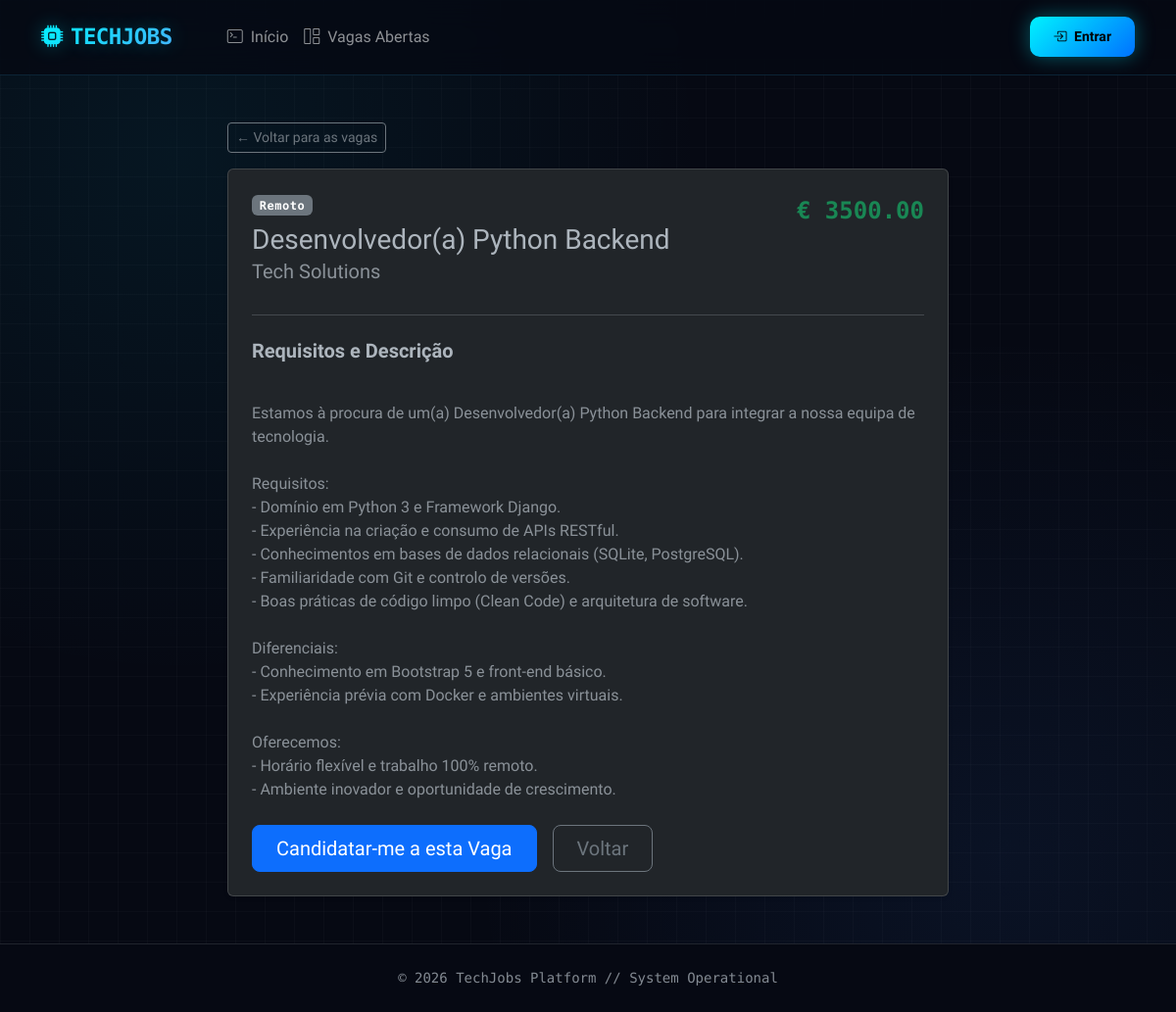
Screenshot of /vagas/2/ with the database file from the repository.
### app/models.py (models this page shows, shortened)
class Vaga(models.Model):
    MODALIDADE_CHOICES = [
        ('Remoto', 'Remoto'),
        ('Híbrido', 'Híbrido'),
        ('Presencial', 'Presencial'),
    ]
    titulo_vaga = models.CharField(max_length=200)
    empresa = models.CharField(max_length=150)
    modalidade = models.CharField(max_length=20, choices=MODALIDADE_CHOICES, default='Remoto')
    salario = models.DecimalField(max_digits=10, decimal_places=2)
    requisitos = models.TextField()
    ativa = models.BooleanField(default=True)

### app/views.py (the view)
# urls.py: path('vagas/<int:pk>/', views.detalhe_vaga, name='detalhe_vaga'), # Rota dinâmica
def detalhe_vaga(request, pk):
    vaga = get_object_or_404(Vaga, pk=pk)
    return render(request, 'app/detalhe_vaga.html', {'vaga': vaga})

### app/templates/app/detalhe_vaga.html
{% extends 'app/base.html' %}
{% block content %}
<div class="row justify-content-center">
    <div class="col-lg-8">
        <a href="{% url 'lista_vagas' %}" class="btn btn-outline-secondary btn-sm mb-3">
            &larr; Voltar para as vagas
        </a>
        <div class="card shadow-sm">
            <div class="card-body p-4">
                <div class="d-flex justify-content-between align-items-start mb-3">
                    <div>
                        <span class="badge bg-secondary mb-2">{{ vaga.modalidade }}</span>
                        <h2 class="card-title h3 mb-1">{{ vaga.titulo_vaga }}</h2>
                        <h5 class="text-muted fw-normal">{{ vaga.empresa }}</h5>
                    </div>
                    <span class="fs-4 fw-bold text-success">€ {{ vaga.salario }}</span>
                </div>
                <hr class="my-4">
                <div class="mb-4">
                    <h5 class="fw-bold mb-3">Requisitos e Descrição</h5>
                    <p class="card-text text-body-secondary style-description" style="white-space: pre-line;">
                        {{ vaga.requisitos }}
                    </p>
                </div>
                <div class="d-grid gap-2 d-md-flex justify-content-md-start">
                    <button class="btn btn-primary btn-lg px-4 me-md-2" onclick="alert('Candidatura enviada com sucesso!')">
                        Candidatar-me a esta Vaga
                    </button>
                    <a href="{% url 'lista_vagas' %}" class="btn btn-outline-secondary btn-lg px-4">
                        Voltar
                    </a>
                </div>
            </div>
        </div>
    </div>
</div>
{% endblock %}

### app/app/static/app/custom.css (style rules this page uses)
:root { --bg-dark: #060913; --card-bg: rgba(15, 23, 42, 0.75); --card-border: rgba(56, 189, 248, 0.15); --card-border-hover: rgba(56, 189, 248, 0.5); --accent-cyan: #06b6d4; --accent-blue: #3b82f6; --accent-neon: #00f2fe; --text-primary: #f8fafc; --text-secondary: #94a3b8; --font-mono: 'Fira Code', monospace; }
body { font-family: 'Plus Jakarta Sans', sans-serif; background-color: var(--bg-dark); background-image: radial-gradient(circle at 15% 15%, rgba(6, 182, 212, 0.08) 0%, transparent 40%), radial-gradient(circle at 85% 85%, rgba(59, 130, 246, 0.08) 0%, transparent 40%), linear-gradient(rgba(255, 255, 255, 0.02) 1px, transparent 1px), linear-gradient(90deg, rgba(255, 255, 255, 0.02) 1px, transparent 1px); background-size: 100% 100%, 100% 100%, 30px 30px, 30px 30px; background-attachment: fixed; color: var(--text-primary); }
.badge { font-family: var(--font-mono); letter-spacing: 0.5px; }
.text-success, .fs-5 { font-family: var(--font-mono); }

### rows the page displays
Vaga: modalidade "Remoto", titulo_vaga "Desenvolvedor(a) Python Backend", empresa "Tech Solutions", salario "3500.00", requisitos "Estamos à procura de um(a) Desenvolvedor(a) Python Backend para integrar a nossa equipa de tecnologia. Requisitos: - Domínio em Python 3 e Framework Django. - Experiência na criação e consumo de APIs RESTful. - Conhecimentos em bases de dados relacionais (SQLite, PostgreSQL). - Familiaridade com Git e controlo de versões. - Boas práticas de código limpo (Clean Code) e arquitetura de software. Diferenciais: - Conhecimento em Bootstrap 5 e front-end básico. - Experiência prévia com Docker e ambientes virtuais. Oferecemos: - Horário flexível e trabalho 100% remoto. - Ambiente inovador e oportunidade de crescimento."
